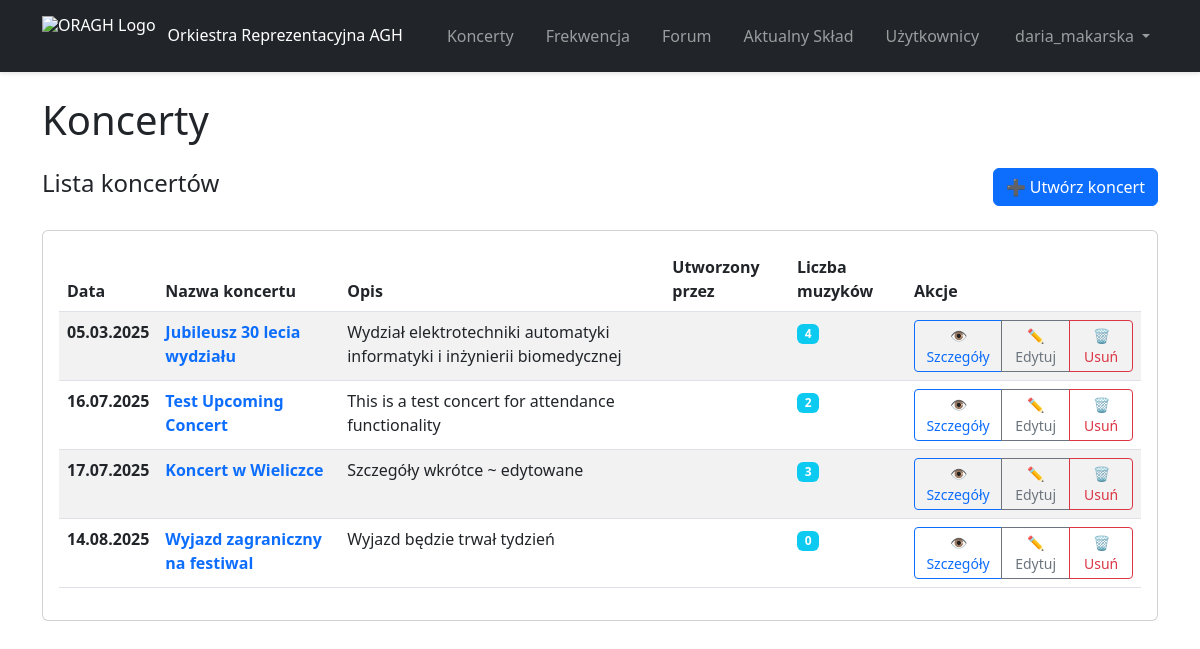
Screenshot of /concerts/ (signed in) with the database file from the repository.
### concerts/models.py (models this page shows, shortened)
class Concert(models.Model):
    name = models.CharField(max_length=100)
    date = models.DateTimeField()
    description = models.TextField(blank=True, null=True)
    date_created = models.DateTimeField(auto_now_add=True)
    created_by = models.ForeignKey(User, on_delete=models.CASCADE, related_name='concerts')
    musicians = models.ManyToManyField(MusicianProfile, related_name='concerts', blank=True)  # Add this line

### concerts/views.py (the view)
# urls.py: path('', views.view_concerts, name='concerts'),
@login_required
@permission_required('concerts.view_concert', raise_exception=True)
def view_concerts(request):
    concerts = Concert.objects.all().order_by('date')
    return render(request, "view_concerts.jinja", {"concerts": concerts})

### concerts/templates/view_concerts.jinja (shortened to what this page needs)
{% extends "base.jinja" %}
{% block page_title %}Koncerty{% endblock %}
{% block content %}
<div class="d-flex justify-content-between align-items-center mb-4">
  <h4>Lista koncertów</h4>
  <div>
    {% if perms.concerts.add_concert %}
      <a href="{% url 'add_concert' %}" class="btn btn-primary">
        ➕ Utwórz koncert
      </a>
    {% endif %}
  </div>
</div>
<div class="card">
  <div class="card-body">
    {% if concerts|length == 0 %}
      <div class="text-center py-5">
        <p class="text-muted">Brak koncertów w systemie.</p>
        {% if perms.concerts.add_concert %}
          <a href="{% url 'add_concert' %}" class="btn btn-primary">Utwórz pierwszy koncert</a>
        {% endif %}
      </div>
    {% else %}
      <div class="table-responsive">
        <table class="table table-striped">
          <thead>
            <tr>
              <th>Data</th>
              <th>Nazwa koncertu</th>
              <th>Opis</th>
              <th>Utworzony przez</th>
              <th>Liczba muzyków</th>
              <th>Akcje</th>
            </tr>
          </thead>
          <tbody>
            {% for concert in concerts %}
              <tr>
                <td data-label="Data">
                  <strong>{{ concert.date|date:"d.m.Y" }}</strong>
                </td>
                <td data-label="Nazwa">
                  <a href="{% url 'concert' concert.id %}" class="text-decoration-none">
                    <strong>{{ concert.name }}</strong>
                  </a>
                </td>
                <td data-label="Opis">
                  {% if concert.description %}
                    {{ concert.description|truncatewords:10 }}
                  {% else %}
                    <span class="text-muted">Brak opisu</span>
                  {% endif %}
                </td>
                <td data-label="Utworzony przez">{{ concert.created_by.first_name }} {{ concert.created_by.last_name }}</td>
                <td data-label="Muzycy">
                  <span class="badge bg-info">{{ concert.musicians.count }}</span>
                </td>
                <td data-label="Akcje">
                  <div class="btn-group btn-group-sm" role="group">
                    <a href="{% url 'concert' concert.id %}" class="btn btn-outline-primary" title="Zobacz szczegóły">
                      👁️ Szczegóły
                    </a>
                    {% if perms.concerts.change_concert %}
                      <a href="{% url 'edit_concert' concert.id %}" class="btn btn-outline-secondary" title="Edytuj koncert">
                        ✏️ Edytuj
                      </a>
                    {% endif %}
                    {% if perms.concerts.delete_concert %}
                      <button type="button" class="btn btn-outline-danger" title="Usuń koncert"
                              data-bs-toggle="modal" data-bs-target="#deleteConcertModal{{ concert.id }}">
                        🗑️ Usuń
                      </button>
                    {% endif %}
                  </div>
                </td>
              </tr>
            {% endfor %}
          </tbody>
        </table>
      </div>
    {% endif %}
  </div>
</div>
{% endblock %}

### main/templates/base.jinja (shortened to what this page needs)
<!DOCTYPE html>
<html lang="en">
  <head>
    <link href="https://cdn.jsdelivr.net/npm/bootstrap@5.3.0/dist/css/bootstrap.min.css" rel="stylesheet">
    <link rel="stylesheet" href="https://cdnjs.cloudflare.com/ajax/libs/font-awesome/6.4.0/css/all.min.css">
  </head>
  <body>
    <nav class="navbar navbar-expand-lg navbar-dark bg-dark">
      <div class="container">
        <a class="navbar-brand d-flex align-items-center" href="/">
          <img src="/media/general/Logo_ORAGH_footer-e1739129105993.png" alt="ORAGH Logo" style="height: 40px; margin-right: 12px;">
          <span>Orkiestra Reprezentacyjna AGH</span>
        </a>
        <div class="collapse navbar-collapse" id="navbar">
          {% if user.is_authenticated %}
            <ul class="navbar-nav mx-auto my-2 my-lg-0 gap-0 gap-lg-3">
              <li class="nav-item">
                <a class="nav-link" href="/concerts">Koncerty</a>
              </li>
              <li class="nav-item">
                <a class="nav-link" href="/attendance">Frekwencja</a>
              </li>
              <li class="nav-item">
                <a class="nav-link" href="/forum">Forum</a>
              </li>
              <li class="nav-item">
                <a class="nav-link" href="/band/">Aktualny Skład</a>
              </li>
              <li class="nav-item">
                <a class="nav-link" href="/profiles/">Użytkownicy</a>
              </li>
            </ul>
            <ul class="navbar-nav mb-2 mb-lg-0">
              <li class="nav-item dropdown">
                <a class="nav-link dropdown-toggle d-flex align-items-center" href="#" id="userDropdown" role="button" data-bs-toggle="dropdown" aria-expanded="false">
                  {{ user.username }}
                </a>
              </li>
            </ul>
          {% else %}
            <ul class="navbar-nav ms-auto mb-2 mb-lg-0">
              <li class="nav-item">
                <a class="nav-link" href="/register">Rejestracja</a>
              </li>
            </ul>
          {% endif %}
        </div>
      </div>
    </nav>
    <div class="container my-4">
    {% block page_header %}
      <div class="row justify-content-between align-items-center mb-4">
          <h1 class="col-12 mb-0">
            {% block page_title %}{% endblock %}
          </h1>
      </div>
    {% endblock %}
    {% block content %}{% endblock %}
    </div>
  </body>
</html>

### main/templates/base.jinja (style rules this page uses)
.navbar { position: sticky !important; top: 0; z-index: 1020; box-shadow: 0 2px 4px rgba(0,0,0,.1); }
body { padding-top: 0; }
.navbar-brand { font-size: 1rem; font-weight: 500; display: flex !important; align-items: center !important; line-height: 1.2; padding: 0.5rem 0; }
.navbar-brand span { white-space: nowrap; transition: all 0.3s ease; }
.navbar-brand img { transition: all 0.3s ease; }
.navbar-collapse { align-items: center; }
.navbar-nav { align-items: center; gap: 0.5rem; }
.navbar-nav .nav-link { padding: 0.5rem 1rem; border-radius: 0.375rem; transition: all 0.3s ease; font-weight: 500; }
.dropdown-toggle::after { margin-left: 0.5rem; transition: transform 0.3s ease; }
.container.my-4 { margin-top: 1.5rem !important; margin-bottom: 1.5rem !important; }

### concerts/templates/view_concerts.jinja (style rules this page uses)
.btn-group-sm .btn { font-size: 0.875rem; }

### rows the page displays
Concert: date "05.03.2025", name "Jubileusz 30 lecia wydziału", description "Wydział elektrotechniki automatyki informatyki i inżynierii biomedycznej", musicians.count "4"
Concert: date "16.07.2025", name "Test Upcoming Concert", description "This is a test concert for attendance functionality", musicians.count "2"
Concert: date "17.07.2025", name "Koncert w Wieliczce", description "Szczegóły wkrótce ~ edytowane", musicians.count "3"
Concert: date "14.08.2025", name "Wyjazd zagraniczny na festiwal", description "Wyjazd będzie trwał tydzień", musicians.count "0"

### other values shown
{{ user.username }} "daria_makarska"
